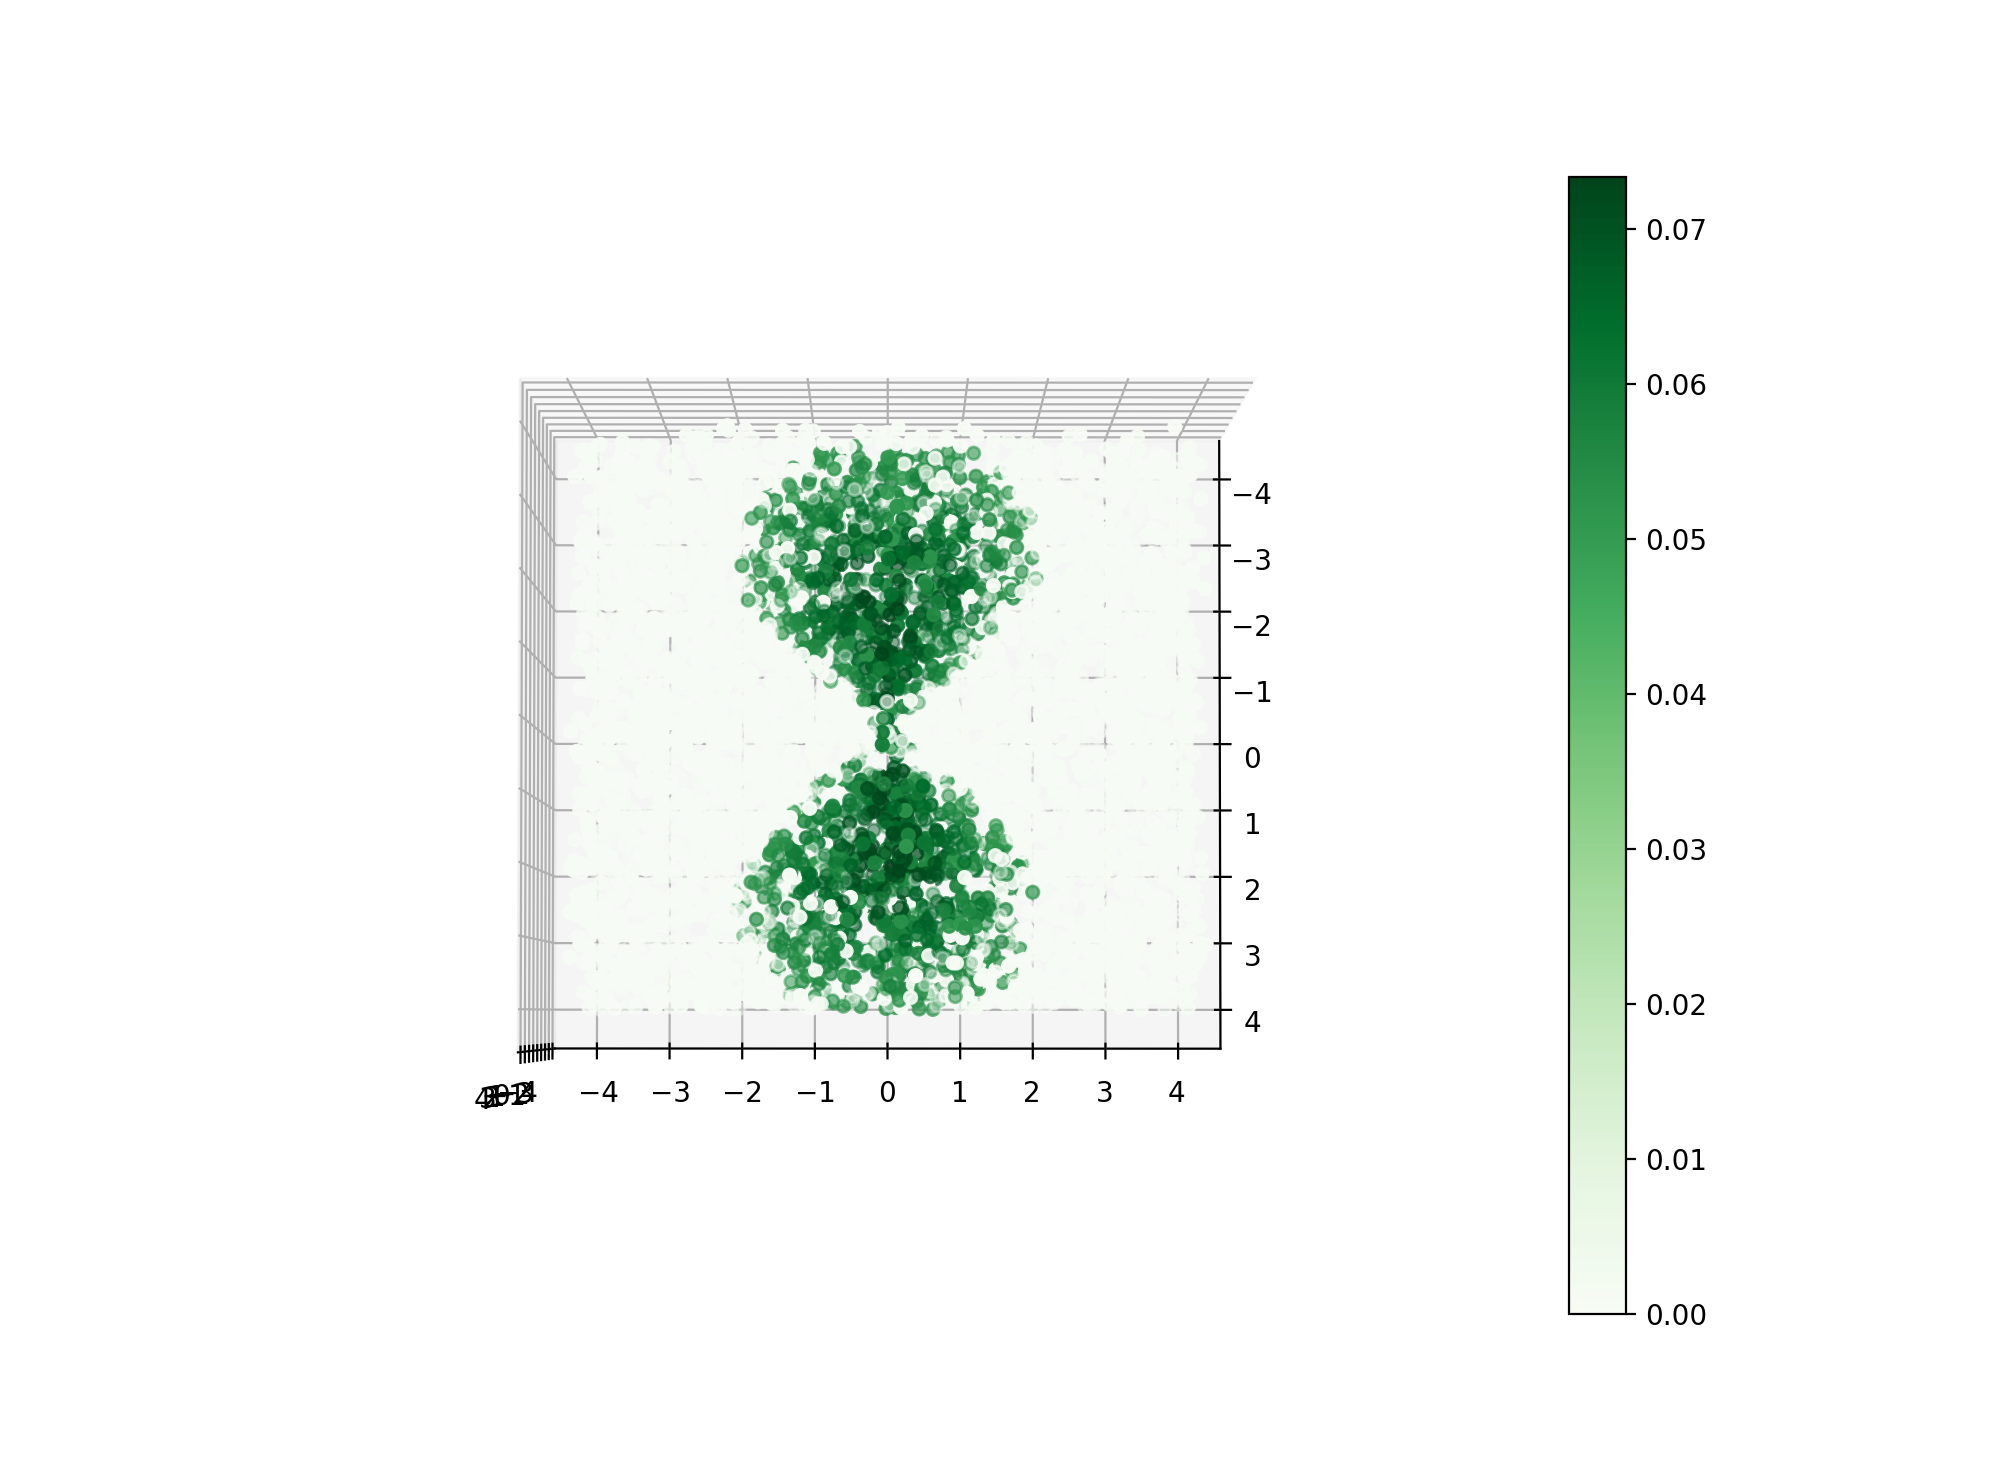

Reproduce this figure in Python.
#!/usr/bin/env python
# coding: utf-8

# In[1]:


import numpy as np
from matplotlib import pyplot as plt


# In[3]:


a_bohr = 1


# In[5]:


#complete wave function
a = -4*a_bohr
b = 4*a_bohr
x = np.random.rand(7000)*(b-a) + a
y = np.random.rand(7000)*(b-a) + a
z = np.random.rand(7000)*(b-a) + a

def func_cwf_cartesian(x,y,z):
  a_bohr = 1
  awf_2p = (1/2)*np.sqrt(3/np.pi)*np.cos(np.arctan(y/x))
  rwf_2p = np.sqrt(1/24)*np.power((1/a_bohr), (5/2)) * np.sqrt(np.square(x) + np.square(y) + np.square(z)) * np.exp(-(np.sqrt(np.square(x) + np.square(y) + np.square(z))/(2*a_bohr)))
  cwf_2p = rwf_2p*awf_2p
  return cwf_2p


# In[6]:


#3d plotting
from mpl_toolkits import mplot3d
#X,Y,Z = np.meshgrid(x,y,z)
C = func_cwf_cartesian(x, y, z)

mask = C>0.06
C1 = C*mask
#print(C)
fig = plt.figure(figsize = (12,10))
ax = plt.axes(projection = "3d")
img = ax.scatter(x, y, z, c = C1, cmap= 'Greens')
fig.colorbar(img)
#ax.set_title("Density Plotting")

plt.show()

# In[ ]:
